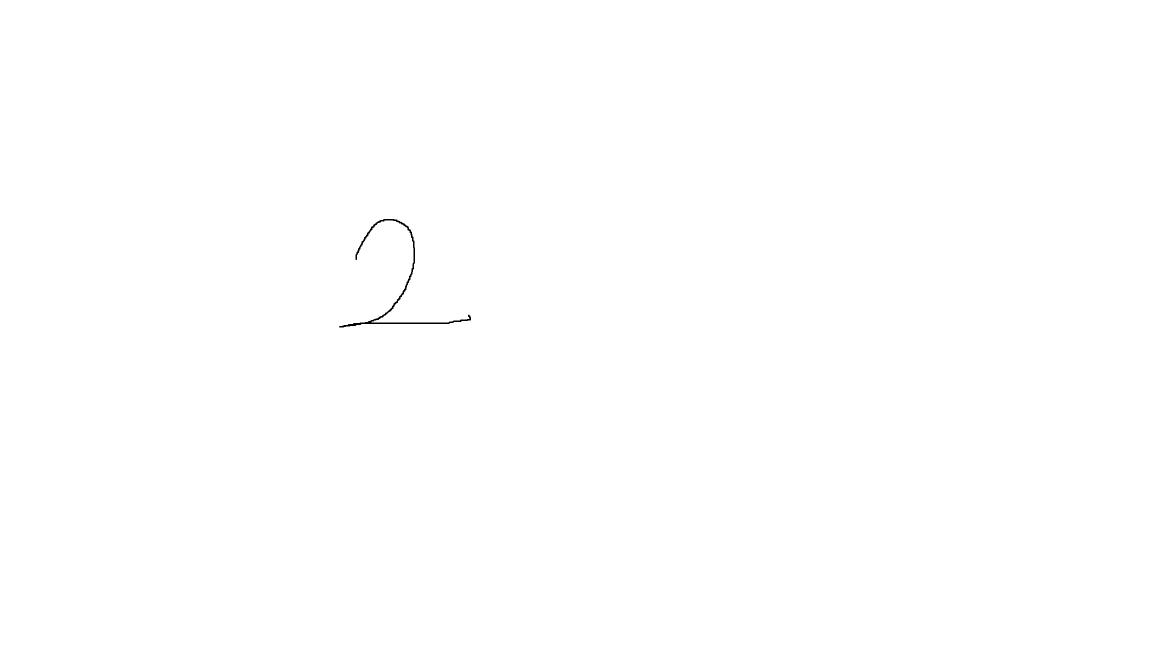
#> input picture .gradio/flagged/image/03ea3fa0a1b09adbaac3/uno.png, 2304 x 1296 px (shown at 1/2 size)
$ python -i utils.py   (imports and definitions only)
#> lines starting #> are read from the running program, lines starting #| are printed output that depends on the picture; after the words box and inside, x2 and y2 are one past the last pixel; in counts of white or black regions, pixels touching at a corner belong together
#> further down, picture is the input picture: shape (1296, 2304, 3); min 0, max 255, mean 254.8
import cv2
import numpy as np

def preprocess_image(image):
    """
    Preprocesa la imagen para que se parezca a las de MNIST:
    - Convierte a gris
    - Invierte colores
    - Binariza fuerte
    - Recorta el dígito
    - Redimensiona y centra en 28x28
    """
    # Escala de grises
    gray = cv2.cvtColor(image, cv2.COLOR_RGB2GRAY)

    # Invertir: fondo negro, dígito blanco
    gray = 255 - gray
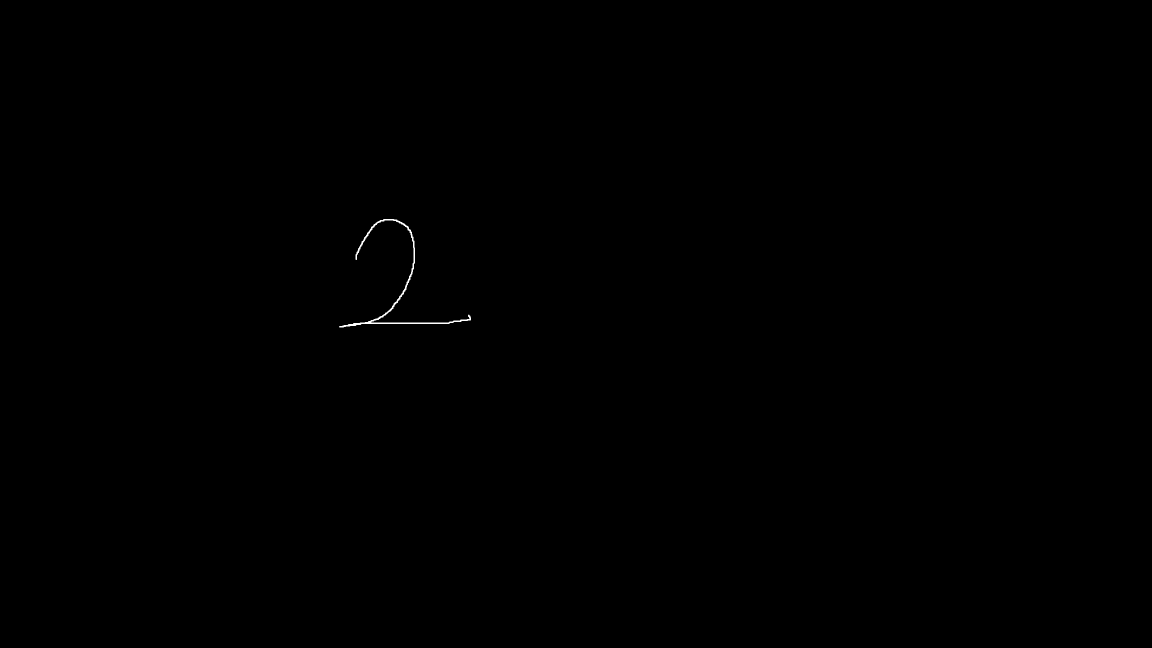
#> gray: shape (1296, 2304) (shown at 1/2 size); min 0, max 255, mean 0.2

    # Binarización fuerte
    _, binary = cv2.threshold(gray, 50, 255, cv2.THRESH_BINARY)
#> binary: shape (1296, 2304); 0.08% white; 1 white region

    # Buscar contornos
    contours, _ = cv2.findContours(binary, cv2.RETR_EXTERNAL, cv2.CHAIN_APPROX_SIMPLE)
#> contours = 1 contour; box (x1, y1, x2, y2) and area: (678, 438, 942, 655) 1689
    if len(contours) == 0:
        digit = cv2.resize(binary, (28, 28))
    else:
        cnt = max(contours, key=cv2.contourArea)
#> cnt = contour of 464 points, box (x1, y1, x2, y2) (678, 438, 942, 655), area 1689
        x, y, w, h = cv2.boundingRect(cnt)
#> x = 678; y = 438; w = 264; h = 217
        digit = binary[y:y+h, x:x+w]
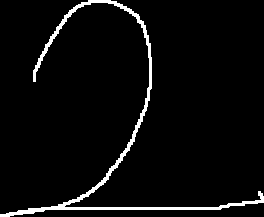
#> digit: shape (217, 264); 4.1% white; 1 white region, box (x1, y1, x2, y2) and area: (0, 0, 264, 217) 2352

        # Redimensionar manteniendo proporción a 20x20
        h, w = digit.shape
        if h > w:
            new_h = 20
            new_w = int(w * (20.0 / h))
        else:
            new_w = 20
            new_h = int(h * (20.0 / w))
#> new_h = 16
        digit = cv2.resize(digit, (new_w, new_h), interpolation=cv2.INTER_AREA)

        # Poner en un canvas 28x28
        canvas = np.zeros((28, 28), dtype=np.uint8)
        x_offset = (28 - new_w) // 2
        y_offset = (28 - new_h) // 2
#> y_offset = 6
        canvas[y_offset:y_offset+new_h, x_offset:x_offset+new_w] = digit
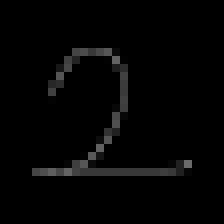
#> canvas: shape (28, 28) (shown 8 times larger); min 0, max 106, mean 4.3
        digit = canvas

    # Normalizar y añadir canal
    digit = digit.astype(np.float32) / 255.0
#> digit: shape (28, 28) float32
    digit = np.expand_dims(digit, axis=-1)

    # Debug
    cv2.imwrite("debug_digit.png", (digit.squeeze() * 255).astype(np.uint8))
    print("DEBUG - Imagen procesada guardada como debug_digit.png")
    return digit

>>> import cv2
>>> picture = cv2.cvtColor(cv2.imread('.gradio/flagged/image/03ea3fa0a1b09adbaac3/uno.png'), cv2.COLOR_BGR2RGB)
>>> result = preprocess_image(picture)
